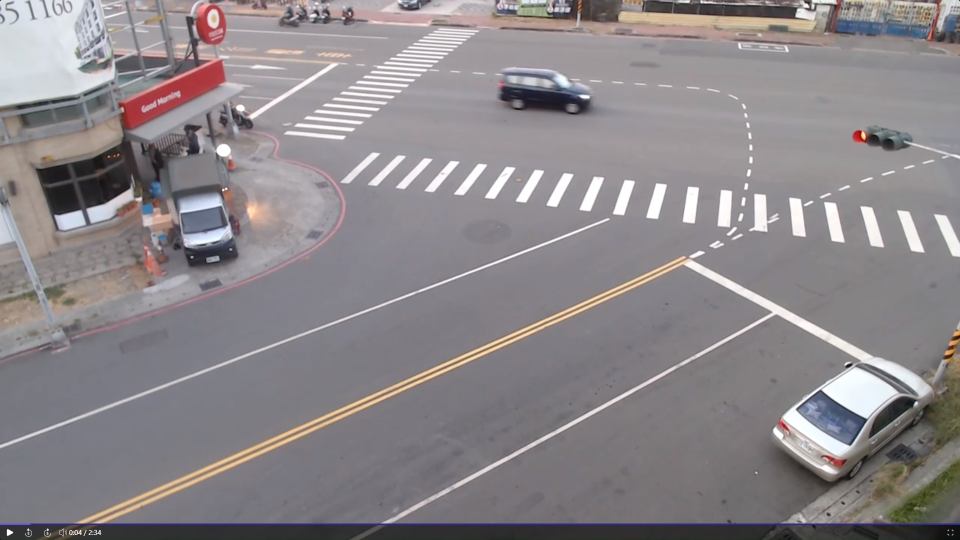
#> input picture PerspectiveTransformation/images/4.png, 1920 x 1080 px (shown at 1/2 size); the run also reads 1 picture not shown here
$ python test.py
#> lines starting #> are read from the running program, lines starting #| are printed output that depends on the picture
# Perspective Transformation

import cv2
import numpy as np
import matplotlib.pyplot as plt
import os
intiPosition = [
    [[-1, -1], [-1, -1], [-1, -1], [-1, -1]],
    [[-1, -1], [-1, -1], [-1, -1], [-1, -1]],
    [[-1, -1], [-1, -1], [-1, -1], [-1, -1]],
]
targetPolygon = [400, 300]
images = ["./images/4.png", "./images/5.png", "./images/6.png"]

image_in = [cv2.imread(img) for img in images]
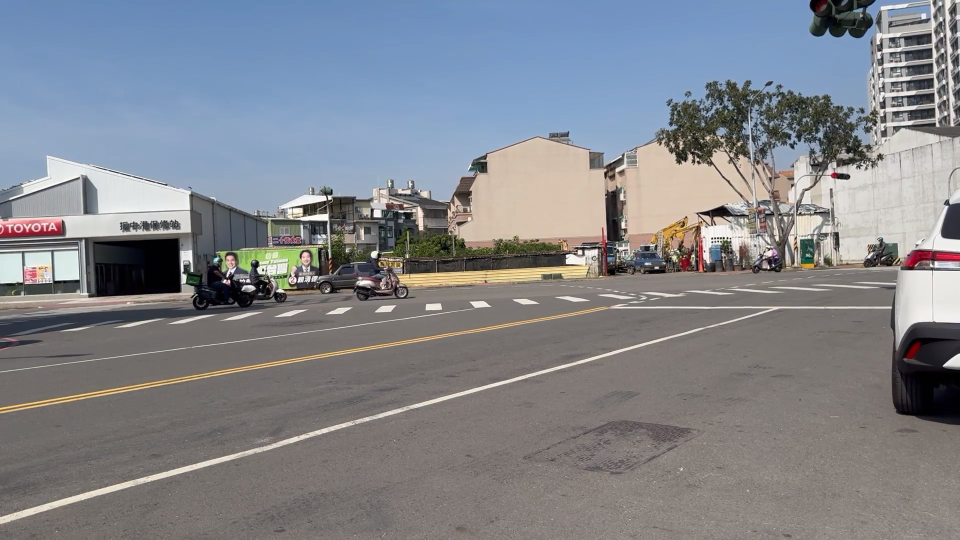
#> input picture PerspectiveTransformation/images/6.png, 1920 x 1080 px (shown at 1/2 size)
#> image_in = 3 items
image_in = [cv2.resize(img, (800, 600)) for img in image_in]


imagesMatrix = [None for i in range(len(images))]

# 轉換後地圖底圖
TransformedMap = None

DISPLAY_SIZE = (600, 400)


# [15 lines left out: function onMouse, not called in this run]


### 讓每張圖都選擇四個點
def inputPolygonPerImage():
    global image_in, intiPosition, imagesMatrix, TransformedMap
    for img_index, img in enumerate(images):
        cv2.namedWindow("image")
        cv2.setMouseCallback("image", onMouse, {"img_index": img_index})
        while True:
            image = image_in[img_index].copy()
            # Draw the points
            for i in range(4):
                if intiPosition[img_index][i][0] == -1:
                    break
                cv2.circle(image, tuple(intiPosition[img_index][i]), 3, (0, 0, 255), -1)
            else:
                # Draw the polygon
                pts = np.array(intiPosition[img_index], np.int32)
                pts = pts.reshape((-1, 1, 2))
                cv2.polylines(image, [pts], True, (0, 255, 255), 2)
            image_out = cv2.resize(image, DISPLAY_SIZE)

            # put text
            cv2.putText(
                image_out,
                "Click 4 points to make a polygon",
                (10, 30),
                cv2.FONT_HERSHEY_SIMPLEX,
                0.5,
                (0, 255, 0),
                2,
            )
            cv2.putText(
                image_out,
                "Press 'c' to confirm",
                (10, 50),
                cv2.FONT_HERSHEY_SIMPLEX,
                0.5,
                (0, 255, 0),
                2,
            )
            cv2.putText(
                image_out,
                "Press 'r' to reset",
                (10, 70),
                cv2.FONT_HERSHEY_SIMPLEX,
                0.5,
                (0, 255, 0),
                2,
            )
            cv2.putText(
                image_out,
                "Press 'q' to quit",
                (10, 90),
                cv2.FONT_HERSHEY_SIMPLEX,
                0.5,
                (0, 255, 0),
                2,
            )
            cv2.imshow("image", image_out)
            key = cv2.waitKey(1) & 0xFF
            if key == ord("c"):
                # confirm
                if intiPosition[img_index][3][0] == -1:
                    print("Polygon is not complete")
                else:
                    print("Polygon is complete")
                    break
            elif key == ord("r"):
                intiPosition[img_index] = [[-1, -1], [-1, -1], [-1, -1], [-1, -1]]
                print("Polygon is rest")
            elif key == ord("q"):
                cv2.destroyAllWindows()
                exit()
#> this loop made 1 pass; (key q is pressed on pass 1)
#> pass 1, in inputPolygonPerImage, `cv2.imshow("image", image_out)`:
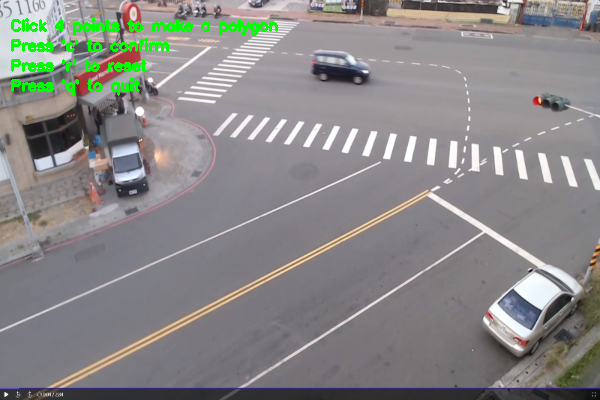
#> window 'image': shape (400, 600, 3); mean B, G, R 135.1, 136.2, 136.8
#> after the loop:
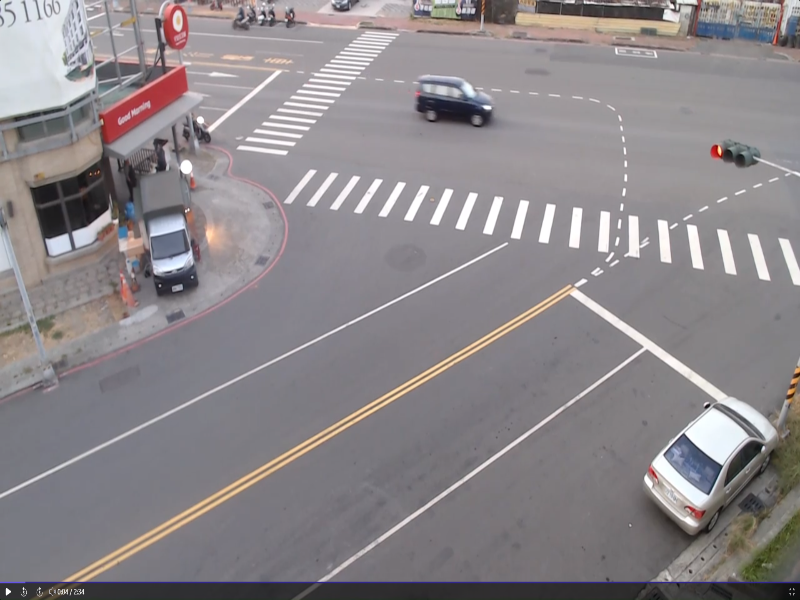
#> image: shape (600, 800, 3); mean of channels 0, 1, 2 137.8, 134.6, 139.7; drawn as B, G, R
#> after the loop, intiPosition = [[[-1, -1], [-1, -1], [-1, -1], [-1, -1]], [[-1, -1], [-1, -1], [-1, -1], [-1, -1]], [[-1, -1], [-1, -1], [-1, -1], [-1, -1]]]


# 計算轉換矩陣
# [23 lines left out: function getAllMatrixAndTransformedImage, not called in this run]


# 每張圖片對應的點
points = [[-1, -1] for _ in range(len(images))]
# 轉換後的圖片上的點
plt_point = (0, 0)


# 處理滑鼠點擊任意一張圖片時，其他圖片的點也會跟著轉換到對應位置
# [48 lines left out: functions Transform, main, not called in this run]


if __name__ == "__main__":
    inputPolygonPerImage()
#> (the program exits here)
